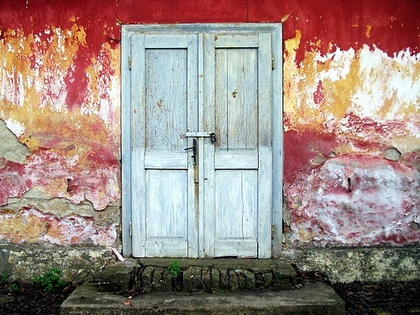
%> input picture pic2.jpg, 420 x 315 px, shrunk from 500 x 375 before the run
$ octave --eval "LapGauss(imread('pic2.jpg'));"   (GNU Octave 9; MATLAB toolbox functions it lacks are replaced by stand-ins)
%> lines starting %> are read from the running program, lines starting %| are printed output that depends on the picture
function LapGauss(im)
    %Display original image
    figure();
    imshow(im);

    %% 3.1 Gaussian Low Pass Filter
    %Make image grayscale
    grayImage = im;
%> grayImage is the input picture: size 315x420x3 uint8; mean R, G, B 158.4, 138.7, 131.8

    %Assign size of Gaussian masks (7x7) & (7x7) and signma values
    N1 = 7;
    sigma1 = 1.25;
    N2 = 9;
    sigma2 = 3;

    % Gaussian mask
    mask1 = -floor(N1/2) : floor(N1/2);
    [x1,y1] = meshgrid(mask1, mask1);
    kernel1 = exp(-(x1.^2 + y1.^2) / (2*sigma1*sigma1));
    kernel1 = kernel1 / sum(kernel1(:));
    mask2 = -floor(N2/2) : floor(N2/2);
    [x2,y2] = meshgrid(mask2, mask2);
    kernel2 = exp(-(x2.^2 + y2.^2) / (2*sigma2*sigma2));
    kernel2 = kernel2 / sum(kernel2(:));

    %Convert image and pad it
    img = double(grayImage)./255;
    pad1 = padarray(img,[floor(N1/2),floor(N1/2)]);
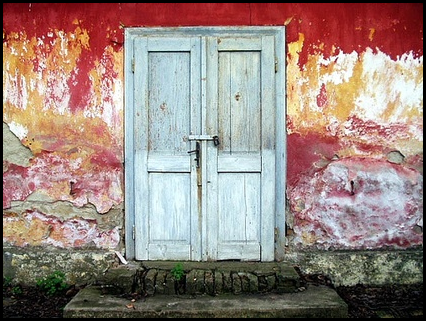
%> pad1: size 321x426x3 double; mean R, G, B 0.601, 0.526, 0.5
    pad2 = padarray(img,[floor(N2/2),floor(N2/2)]);
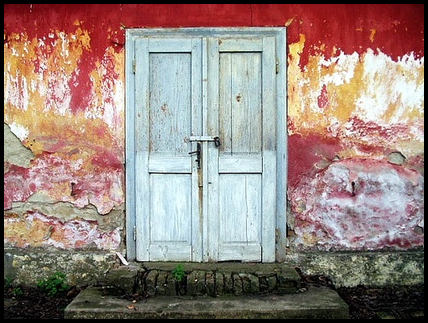
%> pad2: size 323x428x3 double; mean R, G, B 0.594, 0.52, 0.495

    %Alocate space for new image
    new_img1 = zeros(size(img,1),size(img,2));
    new_img2 = zeros(size(img,1),size(img,2));

    %Convolute
    for ii=1:size(pad1,1)-6
        for jj=1:size(pad1,2)-6
            val = pad1(ii:ii+6,jj:jj+6).*kernel1;
            new_img1(ii,jj) = sum(val(:));
        end
    end
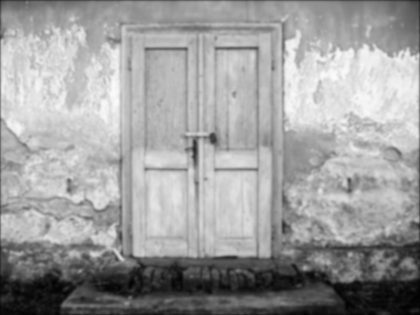
%> new_img1: size 315x420 double; min 0.00844, max 0.988, mean 0.619
    for ii=1:size(pad2,1)-8
        for jj=1:size(pad2,2)-8
            val = pad2(ii:ii+8,jj:jj+8).*kernel2;
            new_img2(ii,jj) = sum(val(:));
        end
    end
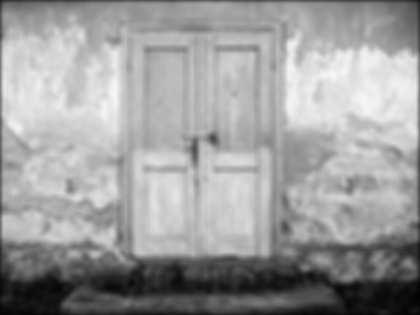
%> new_img2: size 315x420 double; min 0.0112, max 0.975, mean 0.617

    %Display
    figure();
    imshow(new_img1,[]);
    figure();
    imshow(new_img2,[]);

    %% 3.2 Convolve
    % Gaussian mask [1 -1]
    mx = [1 0 -1
        1 0 -1
        1 0 -1];

    my = [1 1 1
        0 0 0
        -1 -1 -1];

    %Take the difference between the filters
    %G(x,y,sigma1) - G(x,y,sigma2)
    diff_img = zeros(size(new_img1,1),size(new_img1,2));
    for ii=1:size(new_img1,1)
        for jj=1:size(new_img1,2)
            val = new_img1(ii,jj)-new_img2(ii,jj);
            diff_img(ii,jj) = val;
        end
    end
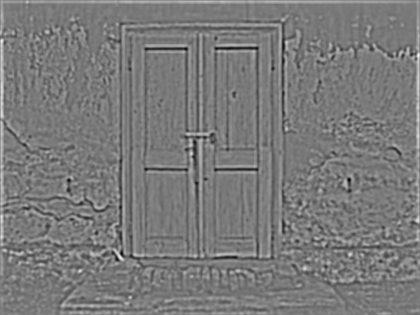
%> diff_img: size 315x420 double; min -0.225, max 0.247, mean 0.00216; drawn with min black and max white

    %Alocate space for new edge images
    edgex_img = zeros(size(diff_img,1),size(diff_img,2));
    edgey_img = zeros(size(diff_img,1),size(diff_img,2));
    pad = padarray(diff_img,[1,1]);

    %Convolute
    for ii=1:size(pad,1)-2
        for jj=1:size(pad,2)-2
            val = pad(ii:ii+2,jj:jj+2).*mx;
            edgex_img(ii,jj) = sum(val(:));
        end
    end
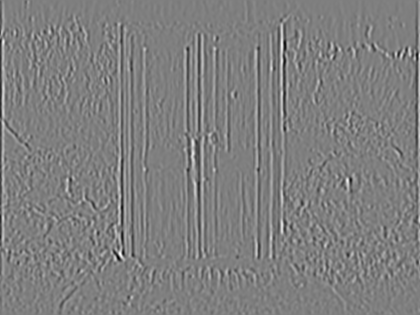
%> edgex_img: size 315x420 double; min -0.772, max 0.776, mean 8.5e-05; drawn with min black and max white
    for ii=1:size(pad,1)-2
        for jj=1:size(pad,2)-2
            val = pad(ii:ii+2,jj:jj+2).*my;
            edgey_img(ii,jj) = sum(val(:));
        end
    end
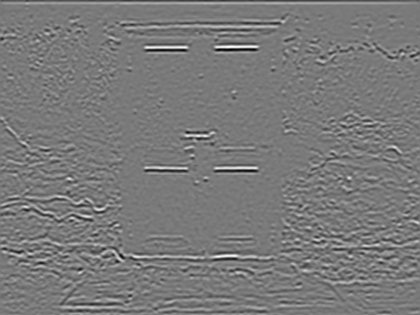
%> edgey_img: size 315x420 double; min -0.659, max 0.72, mean 0.000267; drawn with min black and max white

    %Display
    figure();
    imshow(edgex_img,[]);
    figure();
    imshow(edgey_img,[]);
end
